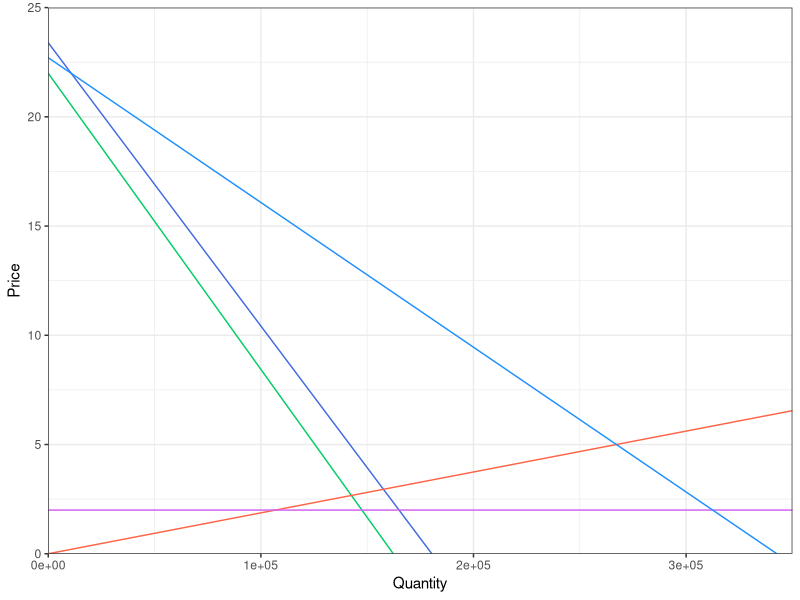

The R source for this figure:
## ---- chunk 1
knitr::opts_chunk$set(echo = TRUE)
## ---- chunk 2
#Load Packages 

library(tidyverse)

#Read in data
#Natalie tidied in Excel

gas <- read_csv("Gas_Data_1.csv")
names(gas) = c("price","low","high")

## ---- chunk 3
#y = mx + b -> P = mQ + b
#Demand curve for High:
High <- lm(price ~ high, data = gas)
summary(High)
bH <- High$coefficients[1] #intercept
mH <- High$coefficients[2] #slope

#Demand curve for Low: 
Low <- lm(price ~ low, data = gas)
summary(Low)
bL <- Low$coefficients[1] #intercept
mL <- Low$coefficients[2] #slope

#High demand in terms of quantity (Q)
Q_high1 <- 1/mH
Q_high2 <- bH/mH

#Low demand in terms of quantity (Q)
Q_low1 <- 1/mL
Q_low2 <- bL/mL

#Aggregate in terms of Q (because its in terms of Q we're adding horizontally)
Q_agg1 <- Q_high1 + Q_low1
Q_agg2 <- Q_high2 + Q_low2

#Aggregate in terms of price (P)
P_agg1 <- 1/Q_agg1
P_agg2 <- Q_agg2/Q_agg1

#Demand Curves
demand_h <- function(q) {mH*q + bH}
demand_l <- function(q) {mL*q + bL}
demand_agg<- function(q) {P_agg1*q + P_agg2} 

#Calculate supply curve
Q_equil <- 5*Q_agg1 - Q_agg2 #Get quantity at equilibrium, P = 5 (given)
supp_slope <- 5/Q_equil #Get slope of supply curve, no b since intercept is 0

#Supply curve 
supply <- function(q) {supp_slope*q}

#Marginal environmental cost curve
mec <- function(q) {q*0 + 2} #since it's a flat line

#vector to use in functions

q <- 0:350000

gas_curves <- data.frame(high = demand_h(q), 
                         low = demand_l(q), 
                         aggregate = demand_agg(q), 
                         sup = supply(q),
                         quantity = q,
                         MEC = mec(q))

###Need to graph next

gas_graph <- ggplot(data = gas_curves)+
  geom_line(aes(x = q, y = high), color = "royalblue")+
  geom_line(aes(x = q, y = low), color = "springgreen3")+
  geom_line(aes(x = q, y = sup), color = "tomato")+
  geom_line(aes(x = q, y = MEC), color = "mediumorchid2")+
  geom_line(aes(x = q, y = aggregate), color = "dodgerblue") +
  scale_y_continuous(limits= c(0,25), expand = c(0,0)) +
  scale_x_continuous(limits= c(0,350000), expand = c(0,0)) +
    scale_color_discrete(name = "Station, b-value",
                     breaks=c("royalblue", "springgreen3","tomato","mediumorchid2", "dodgerblue"),
                     labels = c("High Demand","Low Demand","Supply","Marginal Environmental Cost", "Aggregate")) +
  ylab("Price")+
  xlab("Quantity") +
  theme_bw()

gas_graph

#Finding the areas of triangles (CS and PS)

#Low Demand CS
Base_Low <- uniroot(function(q) demand_l(q) - 5, lower = 0, upper = 350000)$root 
Height_Low <- bL - 5
cs_low <- Base_Low*Height_Low*0.5
cs_low

#High Demand CS
Base_High <- uniroot(function(q) demand_h(q) - 5, lower = 0, upper = 350000)$root
Height_High <- bH - 5
cs_high <- Base_High*Height_High*0.5
cs_high
Base_High

#Aggregate Demand CS
cs_agg <- cs_high + cs_low
cs_agg

#PS
ps <- Q_equil*5*0.5


#Environmental Cost 
q_enviro <- demand_agg(2)
enviro_cost <- q_enviro*2


## ---- chunk 4
cs_diff <- cs_high - cs_low
cs_diff #High demand consumers get $179,599.10 more in benefits than low demand consumers

## ---- chunk 5
#New Supply Curve w/ 0.5 tax
supply_tax <- function(q) supply(q)+0.5

#a). Quantity produced and sold w/ Tax
q_equil_tax <- uniroot(function(q) supply_tax(q) - demand_agg(q), lower = 0, upper = 350000)$root
q_equil_tax

#b). Price of gas w/Tax
price_tax <- supply_tax(q_equil_tax)
price_tax

#c). High demand CS
base_high_tax <- uniroot(function(q) demand_h(q) - price_tax, lower = 0, upper = 350000)$root
height_high_tax <- bH - price_tax
cs_high_tax <- base_high_tax * height_high_tax * 0.5
cs_high_tax

## ---- chunk 6
#For Gas Tax = $0.5 #############
#a). Overall CS for High demand consumers
Height_H <- bH - price_tax
Base_H <- uniroot(function(q) demand_h(q) - price_tax, lower = 0, upper = 350000)$root
Height_tax <- price_tax - 5
cs_total_high <- (Height_tax*Base_H)+(Height_H*Base_H*0.5)

#b). Overall CS for Low demand consumers
Height_L <- bL - price_tax
Base_L <- uniroot(function(q) demand_l(q) - price_tax, lower = 0, upper = 350000)$root
cs_total_low <- (Height_tax*Base_L)+(Height_L*Base_L*0.5)

#c). PS - see 3e above


#For Gas Tax = $2.0###########
#New Supply Curve w/ 2 tax
supply_tax2 <- function(q) supply(q)+2

#Quantity produced and sold w/ Tax
q_equil_tax2 <- uniroot(function(q) supply_tax2(q) - demand_agg(q), lower = 0, upper = 350000)$root
q_equil_tax2

#Price of gas w/Tax
price_tax2 <- supply_tax2(q_equil_tax2)
price_tax2

#a). Overall CS for High demand consumers
Height_H2 <- bH - price_tax2
Base_H2 <- uniroot(function(q) demand_h(q) - price_tax2, lower = 0, upper = 350000)$root
Height_tax2 <- price_tax2 - 5
cs_total_high2 <- (Height_tax2*Base_H2)+(Height_H2*Base_H2*0.5)

#b). Overall CS for Low demand consumers
Height_L2 <- bL - price_tax2
Base_L2 <- uniroot(function(q) demand_l(q) - price_tax2, lower = 0, upper = 350000)$root
cs_total_low2 <- (Height_tax2*Base_L2)+(Height_L2*Base_L2*0.5)

#c). PS - see 3e above ###########

#For Gas Tax = $5.0





## ---- chunk 7


